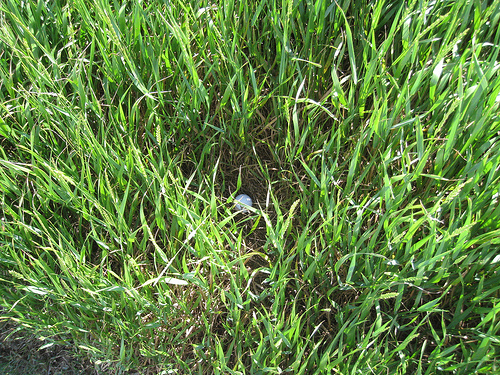
#> input picture ball_in_rough.jpg, 500 x 375 px
$ python sobel_filter.py
#> lines starting #> are read from the running program, lines starting #| are printed output that depends on the picture
from PIL import Image, ImageFilter


# FILTERING
from scipy import ndimage
import scipy.ndimage as nd
import numpy as np
import matplotlib.pyplot as plt


im = Image.open( 'ball_in_rough.jpg' )
#> im is the input picture: PIL image 500x375 RGB; mean R, G, B 98.4, 130.6, 67.6

im2 = im.filter(ImageFilter.MinFilter)
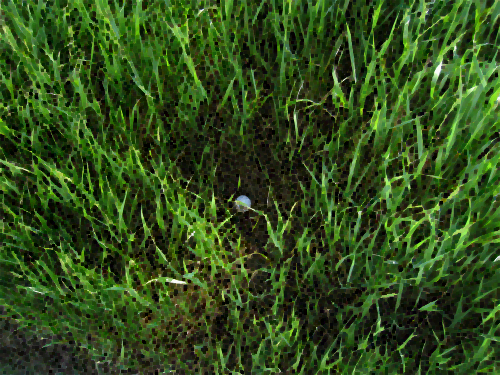
#> im2: PIL image 500x375 RGB; mean R, G, B 49.1, 75.9, 26.9
im2.save('ball_proc.jpg')


#> (the run stopped early here; a loop or call above may not have finished)
